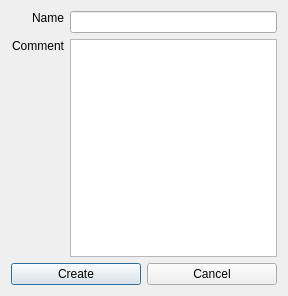
<?xml version="1.0" encoding="UTF-8"?>
<ui version="4.0">
 <class>createDialog</class>
 <widget class="QDialog" name="createDialog">
  <property name="geometry">
   <rect>
    <x>0</x>
    <y>0</y>
    <width>288</width>
    <height>296</height>
   </rect>
  </property>
  <property name="windowTitle">
   <string>Dialog</string>
  </property>
  <layout class="QVBoxLayout" name="verticalLayout">
   <item>
    <layout class="QGridLayout" name="gridLayout">
     <item row="0" column="0">
      <widget class="QLabel" name="label">
       <property name="text">
        <string>Name</string>
       </property>
       <property name="alignment">
        <set>Qt::AlignRight|Qt::AlignTop|Qt::AlignTrailing</set>
       </property>
      </widget>
     </item>
     <item row="0" column="1">
      <widget class="QLineEdit" name="name_lb"/>
     </item>
     <item row="1" column="0">
      <widget class="QLabel" name="label_2">
       <property name="text">
        <string>Comment</string>
       </property>
       <property name="alignment">
        <set>Qt::AlignRight|Qt::AlignTop|Qt::AlignTrailing</set>
       </property>
      </widget>
     </item>
     <item row="1" column="1">
      <widget class="QPlainTextEdit" name="comment_te"/>
     </item>
    </layout>
   </item>
   <item>
    <layout class="QHBoxLayout" name="horizontalLayout">
     <item>
      <widget class="QPushButton" name="create_btn">
       <property name="text">
        <string>Create</string>
       </property>
      </widget>
     </item>
     <item>
      <widget class="QPushButton" name="cancel_btn">
       <property name="text">
        <string>Cancel</string>
       </property>
      </widget>
     </item>
    </layout>
   </item>
  </layout>
 </widget>
 <resources/>
 <connections/>
</ui>
